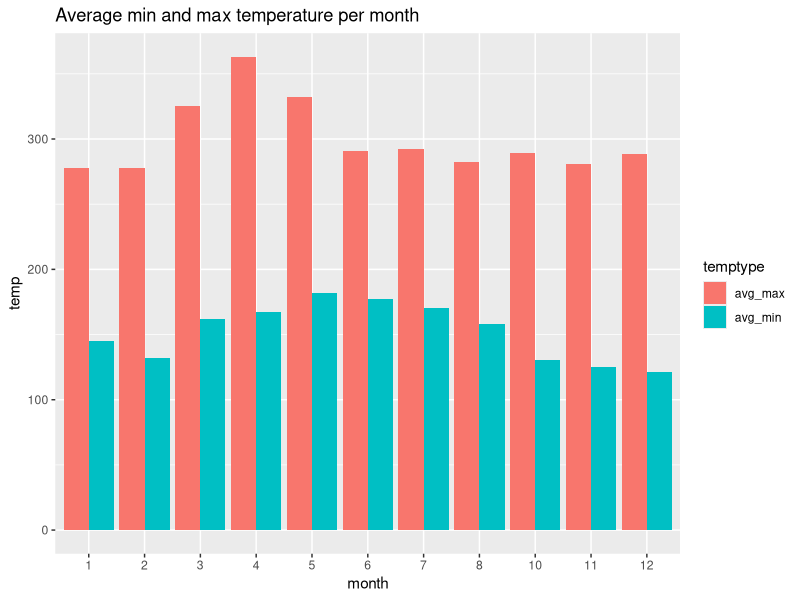
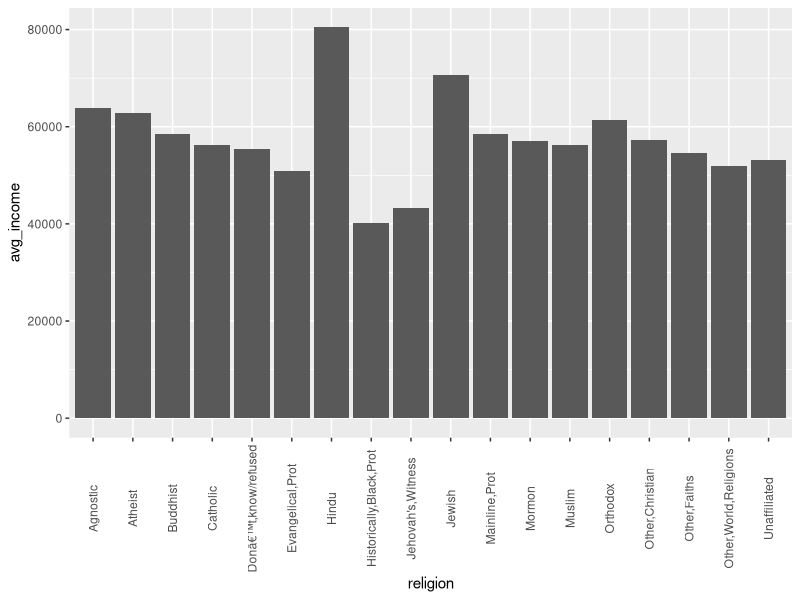

The R script that drew these images, in order:
library(tidyverse)

pew <- read_csv(
  "./datasets/pew.csv"
)

pew <- pew %>%
  gather(2:11, key = "income", value = "count")

weather <- read_csv("./datasets/weather.csv") %>%
  gather(d1:d31, key = "day", value = "temperature", na.rm = TRUE) %>%
  spread(key = "element", value = "temperature") %>%
  mutate(TMAX = as.numeric(TMAX),
         TMIN = as.numeric(TMIN))

# example of interesting plot for both of them

weather %>%
  group_by(month) %>%
  summarise(avg_min = mean(TMIN),
            avg_max = mean(TMAX)) %>%
  gather(2:3, key="temptype", value="temp") %>%
  ggplot(aes(x=factor(month), y=temp, fill=temptype)) +
  geom_bar(position="dodge", stat="identity") +
  labs(title = "Average min and max temperature per month", x = "month")

unique(pew$income)

pew %>%
  mutate(
    estimated_income = case_when(
      income == "<$10k" ~ 5000,
      income == "$10-20k" ~ 15000,
      income == "$20-30k" ~ 25000,
      income == "$30-40k" ~ 35000,
      income == "$40-50k" ~ 45000,
      income == "$50-75k" ~ 62500,
      income == "$75-100k" ~ 87500,
      income == "$100-150k" ~ 125000,
      income == "$>150k" ~ 200000,
      TRUE ~ NA_real_
    ) * count
  ) %>%
  filter(!is.na(estimated_income)) %>%
  group_by(religion) %>%
  summarise(n_people = sum(count),
            total_estimated_income = sum(estimated_income, na.rm = TRUE)) %>%
  mutate(avg_income = total_estimated_income / n_people) %>%
  ggplot() +
  # geom_bar(aes(fct_reorder(religion, avg_income), avg_income), stat = "identity") +
  # geom_bar(aes(reorder(religion, avg_income), avg_income), stat = "identity") +
  geom_bar(aes(religion, avg_income), stat = "identity") +
  theme(axis.text.x = element_text(angle = 90, vjust = 0.5))
